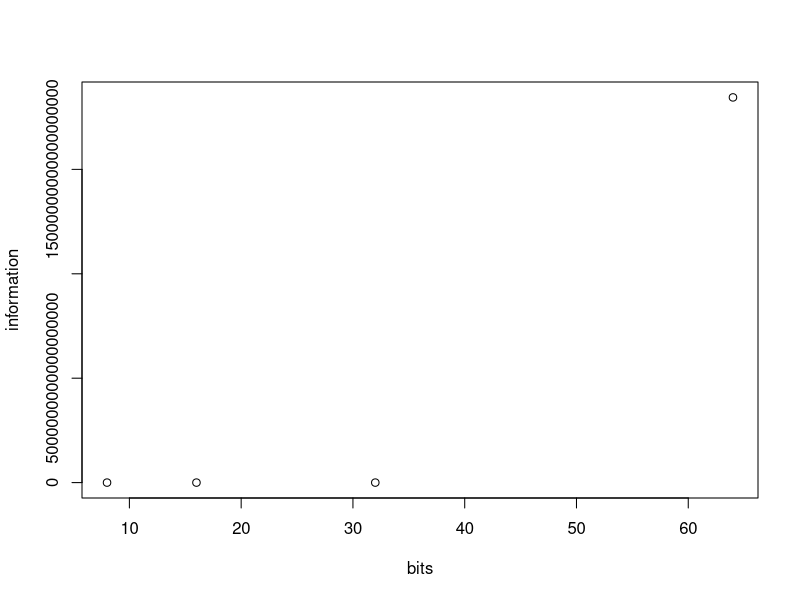
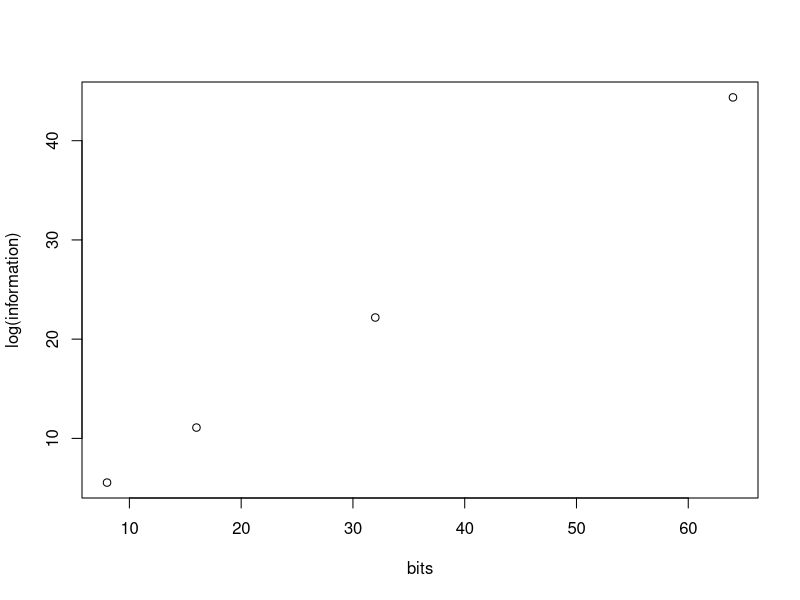

The R source for these figures, in order:
options("scipen"=100, "digits"=4)

bits <- c(8,16,32,64)

print(2 ^ bits)

processors <- data.frame(
  names = c('calculator', 'super nintendo', 'intel', 'modern'),
  bits
)

View(processors)

processors$information <- 2 ^ processors$bits

View(processors)

summary(processors)

help(plot)

plot(information ~ bits, data = processors)

plot(log(information) ~ bits, data = processors)
